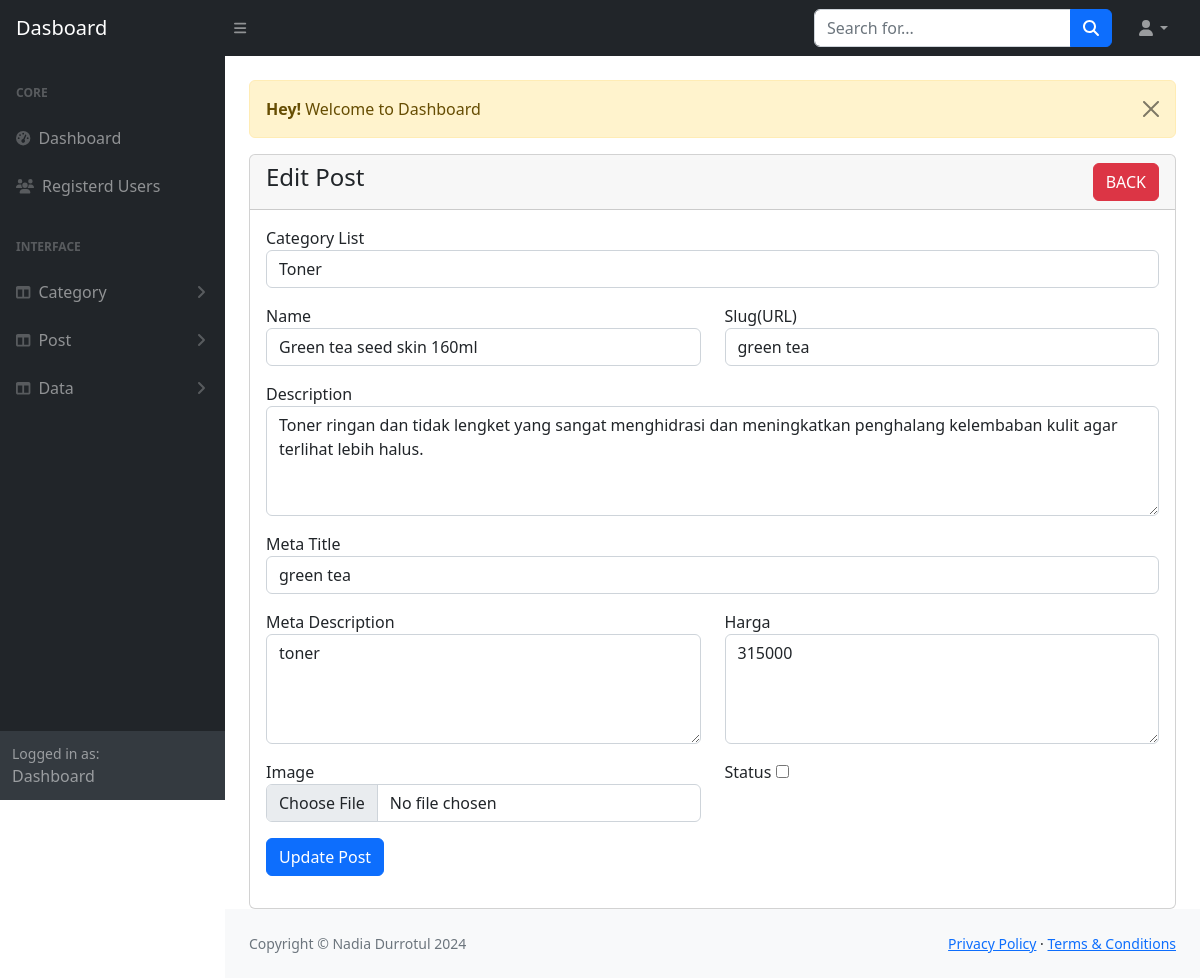
Screenshot of /admin1/post-edit.php?id_produk=10 (signed in) with the database file from the repository.
### tables this page shows
CREATE TABLE `posts` (
  `id_produk` int(11) NOT NULL,
  `category_id` int(11) NOT NULL,
  `name` varchar(191) NOT NULL,
  `slug` varchar(191) NOT NULL,
  `description` text DEFAULT NULL,
  `image` varchar(191) DEFAULT NULL,
  `meta_title` varchar(191) NOT NULL,
  `meta_description` mediumtext NOT NULL,
  `meta_keyword` int(50) NOT NULL,
  `status` tinyint(1) DEFAULT 0,
  `created_at` timestamp NULL DEFAULT current_timestamp(),
  `ta` tinyint(1) NOT NULL,
  `up` tinyint(1) NOT NULL
);

CREATE TABLE `categories1` (
  `id` int(11) NOT NULL,
  `name` varchar(191) NOT NULL,
  `slug` varchar(191) NOT NULL,
  `description` text DEFAULT NULL,
  `meta_title` text NOT NULL,
  `meta_description` mediumtext DEFAULT NULL,
  `meta_keyword` mediumtext DEFAULT NULL,
  `navbar_status` tinyint(1) DEFAULT 0,
  `status` tinyint(1) DEFAULT 0 COMMENT '0=visible, 1=hidden, 2=deleted',
  `created_at` timestamp NULL DEFAULT current_timestamp()
);

### admin1/post-edit.php (the view, shortened to what this page needs)
<?php
include('authentication.php');
include('includes/header.php');
?>
<div class="container-fluid px-4">
    <div class="row mt-4">
        <div class="col-md-12">
            <?php include('message.php'); ?>
            <div class="card">
                <div class="card-header">
                    <h4>Edit Post
                        <a href="post-view.php" class="btn btn-danger float-end">BACK</a>
                    </h4>
                </div>
                <div class="card-body">
                    <?php
                    if (isset($_GET['id_produk'])) {
                        $post_id = $_GET['id_produk'];
                        $post_query = "SELECT * FROM posts WHERE id_produk='$post_id' LIMIT 1";
                        $post_query_res = mysqli_query($con, $post_query);
                        if (mysqli_num_rows($post_query_res) > 0) {
                            $post_row = mysqli_fetch_array($post_query_res);
                            ?>
                            <form action="code.php?id_produk=<?= $post_row['id_produk'] ?>" method="POST" enctype="multipart/form-data">
                                <div class="row">
                                    <div class="col-md-12 mb-3">
                                        <label for="">Category List</label>
                                        <?php
                                        $category = "SELECT * FROM categories1 WHERE status='0' ";
                                        $category_run = mysqli_query($con, $category);
                                        if (mysqli_num_rows($category_run) > 0) {
                                            ?>
                                            <select name="category_id" required class="form-control">
                                                <?php
                                                foreach ($category_run as $categoryitem) {
                                                    ?>
                                                    <option value="<?= $categoryitem['id'] ?>"
                                                        <?= $categoryitem['id'] == $post_row['category_id'] ? 'selected' : '' ?>>
                                                        <?= $categoryitem['name'] ?>
                                                    </option>
                                                    <?php
                                                }
                                                ?>
                                            </select>
                                            <?php
                                        } else {
                                            ?>
                                            <h5>No Category Available</h5>
                                            <?php
                                        }
                                        ?>
                                    </div>
                                    <div class="col-md-6 mb-3">
                                        <label for="">Name</label>
                                        <input type="text" name="name" value="<?= $post_row['name'] ?>" required class="form-control">
                                    </div>
                                    <div class="col-md-6 mb-3">
                                        <label for="">Slug(URL)</label>
                                        <input type="text" name="slug" value="<?= $post_row['slug'] ?>" required class="form-control">
                                    </div>
                                    <div class="col-md-12 mb-3">
                                        <label for="">Description</label>
                                        <textarea name="description" required class="form-control" rows="4"><?= $post_row['description'] ?></textarea>
                                    </div>
                                    <div class="col-md-12 mb-3">
                                        <label for="">Meta Title</label>
                                        <input type="text" name="meta_title" value="<?= $post_row['meta_title'] ?>" max="191" required class="form-control">
                                    </div>
                                    <div class="col-md-6 mb-3">
                                        <label for="">Meta Description</label>
                                        <textarea name="meta_description" required class="form-control" rows="4"><?= $post_row['meta_description'] ?></textarea>
                                    </div>
                                    <div class="col-md-6 mb-3">
                                        <label for="">Harga</label>
                                        <textarea name="meta_keyword" required class="form-control" rows="4"><?= $post_row['meta_keyword'] ?></textarea>
                                    </div>
                                    <div class="col-md-6 mb-3">
                                        <label for="">Image</label>
                                        <input type="file" name="image" class="form-control">
                                    </div>
                                    <div class="col-md-6 mb-3">
                                        <label for="">Status</label>
                                        <input type="checkbox" name="status" <?= $post_row['status'] == '1' ? 'checked' : '' ?> width="70px" height="70px" />
                                    </div>
                                    <div class="col-md-6 mb-3">
                                        <button type="submit" name="post_update" class="btn btn-primary" value="<?= $post_row['id_produk'] ?>">Update Post</button>
                                    </div>
                                </div>
                            </form>
                            <?php
                        } else {
                            ?>
                            <tr>
                                <td colspan="6">No Record Found</td>
                            </tr>
                            <?php
                        }
                    }
                    ?>
                </div>
            </div>
        </div>
    </div>
</div>
<?php
include('includes/footer.php');
include('includes/scripts.php');
?>

### rows the page displays
posts: category_id "Toner", name "Green tea seed skin 160ml", slug "green tea", description "Toner ringan dan tidak lengket yang sangat menghidrasi dan meningkatkan penghalang kelembaban kulit agar terlihat lebih halus.", meta_title "green tea", meta_description "toner", meta_keyword "315000"

### other values shown
$_SESSION['message'] "Welcome to Dashboard"
